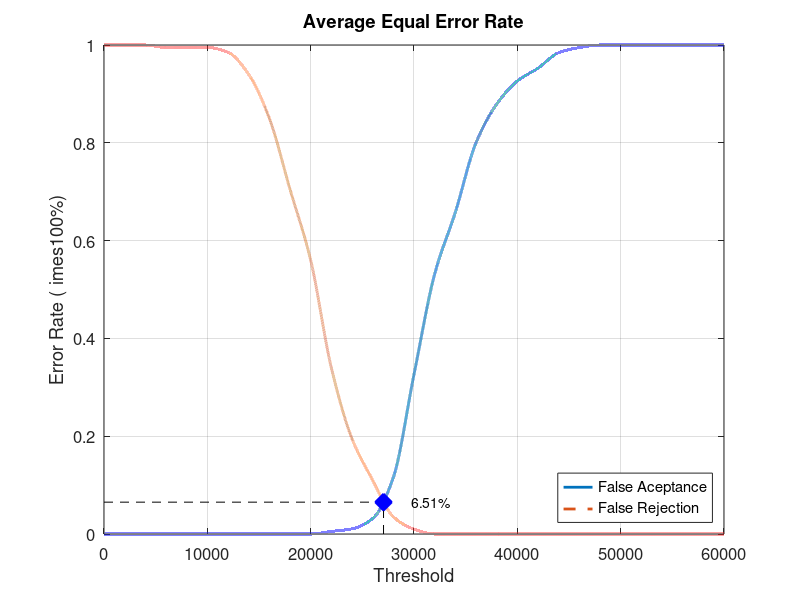
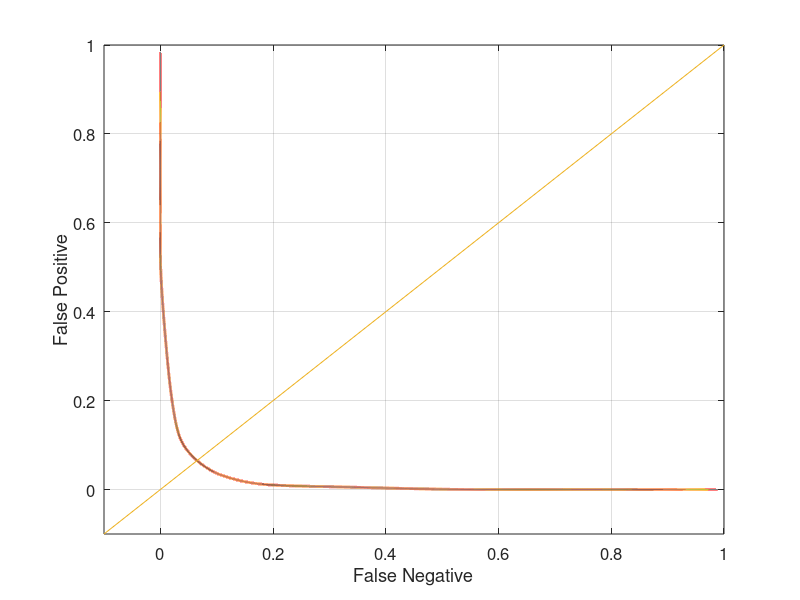

Recreate these plots in MATLAB, in order.
close all;
clear;
clc;
x = 0:2000:60000;
xq = 0:0.5:60000;

y0 = [0 0 0 0 0 0 0 0 0 0 0 0.00526316 0.0105263 0.0315789 0.115789 0.326316 0.531579 0.657895 0.8 0.878947 0.926316 0.952632 0.984211 0.994737 1 1 1 1 1 1 1]
yy0 = interp1(x, y0, xq, 'pchip');
y1 = [1 1 1 0.995 0.995 0.995 0.985 0.94 0.85 0.705 0.56 0.34 0.195 0.11 0.035 0.01 0 0 0 0 0 0 0 0 0 0 0 0 0 0 0]
yy1 = interp1(x, y1, xq, 'pchip');

% Calculating EER: 
y2 = abs(y0 - y1);
find(y2 == min(y2))
yy2 = abs(yy0 - yy1);
xEER = find(yy2 == min(yy2));
xEERIndex = xq(xEER) % X-axis EER
yEER = yy0(xEER) % Y-axis EER

main = figure
plot(xq, yy0,'-','LineWidth', 2);	hold on
plot(xq, yy1,'--','LineWidth', 2);	hold on
plot([xEERIndex xEERIndex], [0 yEER], 'k--');	hold on
plot([0 xEERIndex], [yEER yEER], 'k--');	hold on
plot(xEERIndex, yEER, 'bx', 'LineWidth', 10);	hold on
text(xEERIndex + 10 * xEERIndex / 100, yEER, [num2str(round((10000 * yEER)) / 100) '%'])
legend('False Aceptance', 'False Rejection', 'Location', 'SouthEast')
xlabel('Threshold')
ylabel('Error Rate (	imes100%)')
title('Average Equal Error Rate')
set(gca, 'FontSize', 12)
axis([0 60000 0 1])
grid on

print(main, 'Database3_3Main', '-dpng');
FNRxFPR = figure('Color', [1 1 1]);
plot(yy1, yy0, '-', yy1, yy0, 'LineWidth', 2);
hold on
y = -0.1:0.1:1
plot(y, y); 
set(gca, 'FontSize', 12)
xlabel('False Negative')
ylabel('False Positive')
axis([-0.1 1 -0.1 1])
set(gca, 'FontSize', 12)
grid on

print(FNRxFPR, 'Database3_3FNRxFPR','-dpng');
